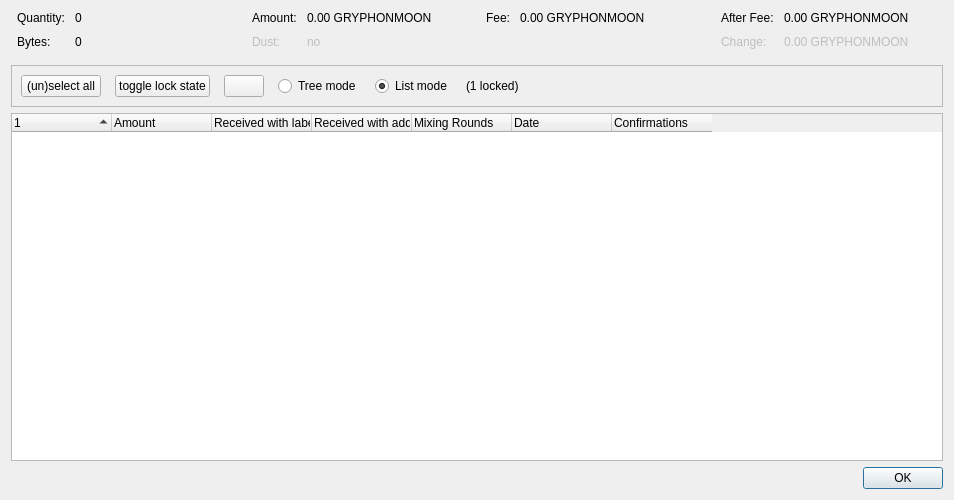
<?xml version="1.0" encoding="UTF-8"?>
<ui version="4.0">
 <class>CoinControlDialog</class>
 <widget class="QDialog" name="CoinControlDialog">
  <property name="geometry">
   <rect>
    <x>0</x>
    <y>0</y>
    <width>954</width>
    <height>500</height>
   </rect>
  </property>
  <property name="windowTitle">
   <string>Coin Selection</string>
  </property>
  <layout class="QVBoxLayout" name="verticalLayout">
   <item>
    <layout class="QHBoxLayout" name="horizontalLayoutTop" stretch="0,0,0,0">
     <property name="topMargin">
      <number>0</number>
     </property>
     <property name="bottomMargin">
      <number>10</number>
     </property>
     <item>
      <layout class="QFormLayout" name="formLayoutCoinControl1">
       <property name="horizontalSpacing">
        <number>10</number>
       </property>
       <property name="verticalSpacing">
        <number>10</number>
       </property>
       <property name="leftMargin">
        <number>6</number>
       </property>
       <property name="rightMargin">
        <number>6</number>
       </property>
       <item row="0" column="0">
        <widget class="QLabel" name="labelCoinControlQuantityText">
         <property name="text">
          <string>Quantity:</string>
         </property>
        </widget>
       </item>
       <item row="0" column="1">
        <widget class="QLabel" name="labelCoinControlQuantity">
         <property name="cursor">
          <cursorShape>IBeamCursor</cursorShape>
         </property>
         <property name="contextMenuPolicy">
          <enum>Qt::ActionsContextMenu</enum>
         </property>
         <property name="text">
          <string notr="true">0</string>
         </property>
         <property name="textInteractionFlags">
          <set>Qt::LinksAccessibleByMouse|Qt::TextSelectableByKeyboard|Qt::TextSelectableByMouse</set>
         </property>
        </widget>
       </item>
       <item row="1" column="0">
        <widget class="QLabel" name="labelCoinControlBytesText">
         <property name="text">
          <string>Bytes:</string>
         </property>
        </widget>
       </item>
       <item row="1" column="1">
        <widget class="QLabel" name="labelCoinControlBytes">
         <property name="cursor">
          <cursorShape>IBeamCursor</cursorShape>
         </property>
         <property name="contextMenuPolicy">
          <enum>Qt::ActionsContextMenu</enum>
         </property>
         <property name="text">
          <string notr="true">0</string>
         </property>
         <property name="textInteractionFlags">
          <set>Qt::LinksAccessibleByMouse|Qt::TextSelectableByKeyboard|Qt::TextSelectableByMouse</set>
         </property>
        </widget>
       </item>
      </layout>
     </item>
     <item>
      <layout class="QFormLayout" name="formLayoutCoinControl2">
       <property name="horizontalSpacing">
        <number>10</number>
       </property>
       <property name="verticalSpacing">
        <number>10</number>
       </property>
       <property name="leftMargin">
        <number>6</number>
       </property>
       <property name="rightMargin">
        <number>6</number>
       </property>
       <item row="0" column="0">
        <widget class="QLabel" name="labelCoinControlAmountText">
         <property name="text">
          <string>Amount:</string>
         </property>
        </widget>
       </item>
       <item row="0" column="1">
        <widget class="QLabel" name="labelCoinControlAmount">
         <property name="cursor">
          <cursorShape>IBeamCursor</cursorShape>
         </property>
         <property name="contextMenuPolicy">
          <enum>Qt::ActionsContextMenu</enum>
         </property>
         <property name="text">
          <string notr="true">0.00 GRYPHONMOON</string>
         </property>
         <property name="textInteractionFlags">
          <set>Qt::LinksAccessibleByMouse|Qt::TextSelectableByKeyboard|Qt::TextSelectableByMouse</set>
         </property>
        </widget>
       </item>
       <item row="1" column="0">
        <widget class="QLabel" name="labelCoinControlLowOutputText">
         <property name="enabled">
          <bool>false</bool>
         </property>
         <property name="text">
          <string>Dust:</string>
         </property>
        </widget>
       </item>
       <item row="1" column="1">
        <widget class="QLabel" name="labelCoinControlLowOutput">
         <property name="enabled">
          <bool>false</bool>
         </property>
         <property name="cursor">
          <cursorShape>IBeamCursor</cursorShape>
         </property>
         <property name="contextMenuPolicy">
          <enum>Qt::ActionsContextMenu</enum>
         </property>
         <property name="text">
          <string notr="true">no</string>
         </property>
         <property name="textInteractionFlags">
          <set>Qt::LinksAccessibleByMouse|Qt::TextSelectableByKeyboard|Qt::TextSelectableByMouse</set>
         </property>
        </widget>
       </item>
      </layout>
     </item>
     <item>
      <layout class="QFormLayout" name="formLayoutCoinControl3">
       <property name="horizontalSpacing">
        <number>10</number>
       </property>
       <property name="verticalSpacing">
        <number>10</number>
       </property>
       <property name="leftMargin">
        <number>6</number>
       </property>
       <property name="rightMargin">
        <number>6</number>
       </property>
       <item row="0" column="0">
        <widget class="QLabel" name="labelCoinControlFeeText">
         <property name="text">
          <string>Fee:</string>
         </property>
        </widget>
       </item>
       <item row="0" column="1">
        <widget class="QLabel" name="labelCoinControlFee">
         <property name="cursor">
          <cursorShape>IBeamCursor</cursorShape>
         </property>
         <property name="contextMenuPolicy">
          <enum>Qt::ActionsContextMenu</enum>
         </property>
         <property name="text">
          <string notr="true">0.00 GRYPHONMOON</string>
         </property>
         <property name="textInteractionFlags">
          <set>Qt::LinksAccessibleByMouse|Qt::TextSelectableByKeyboard|Qt::TextSelectableByMouse</set>
         </property>
        </widget>
       </item>
      </layout>
     </item>
     <item>
      <layout class="QFormLayout" name="formLayoutCoinControl4">
       <property name="horizontalSpacing">
        <number>10</number>
       </property>
       <property name="verticalSpacing">
        <number>10</number>
       </property>
       <property name="leftMargin">
        <number>6</number>
       </property>
       <property name="rightMargin">
        <number>6</number>
       </property>
       <item row="0" column="0">
        <widget class="QLabel" name="labelCoinControlAfterFeeText">
         <property name="text">
          <string>After Fee:</string>
         </property>
        </widget>
       </item>
       <item row="0" column="1">
        <widget class="QLabel" name="labelCoinControlAfterFee">
         <property name="cursor">
          <cursorShape>IBeamCursor</cursorShape>
         </property>
         <property name="contextMenuPolicy">
          <enum>Qt::ActionsContextMenu</enum>
         </property>
         <property name="text">
          <string notr="true">0.00 GRYPHONMOON</string>
         </property>
         <property name="textInteractionFlags">
          <set>Qt::LinksAccessibleByMouse|Qt::TextSelectableByKeyboard|Qt::TextSelectableByMouse</set>
         </property>
        </widget>
       </item>
       <item row="1" column="0">
        <widget class="QLabel" name="labelCoinControlChangeText">
         <property name="enabled">
          <bool>false</bool>
         </property>
         <property name="text">
          <string>Change:</string>
         </property>
        </widget>
       </item>
       <item row="1" column="1">
        <widget class="QLabel" name="labelCoinControlChange">
         <property name="enabled">
          <bool>false</bool>
         </property>
         <property name="cursor">
          <cursorShape>IBeamCursor</cursorShape>
         </property>
         <property name="contextMenuPolicy">
          <enum>Qt::ActionsContextMenu</enum>
         </property>
         <property name="text">
          <string notr="true">0.00 GRYPHONMOON</string>
         </property>
         <property name="textInteractionFlags">
          <set>Qt::LinksAccessibleByMouse|Qt::TextSelectableByKeyboard|Qt::TextSelectableByMouse</set>
         </property>
        </widget>
       </item>
      </layout>
     </item>
    </layout>
   </item>
   <item>
    <widget class="QFrame" name="frame">
     <property name="minimumSize">
      <size>
       <width>0</width>
       <height>40</height>
      </size>
     </property>
     <property name="frameShape">
      <enum>QFrame::StyledPanel</enum>
     </property>
     <property name="frameShadow">
      <enum>QFrame::Sunken</enum>
     </property>
     <layout class="QHBoxLayout" name="horizontalLayout">
      <item>
       <layout class="QHBoxLayout" name="horizontalLayoutPanel" stretch="0,0,0,0,0,0,0">
        <property name="spacing">
         <number>14</number>
        </property>
        <item>
         <widget class="QPushButton" name="pushButtonSelectAll">
          <property name="sizePolicy">
           <sizepolicy hsizetype="Maximum" vsizetype="Fixed">
            <horstretch>0</horstretch>
            <verstretch>0</verstretch>
           </sizepolicy>
          </property>
          <property name="text">
           <string>(un)select all</string>
          </property>
          <property name="autoDefault">
           <bool>false</bool>
          </property>
         </widget>
        </item>
        <item>
         <widget class="QPushButton" name="pushButtonToggleLock">
          <property name="sizePolicy">
           <sizepolicy hsizetype="Maximum" vsizetype="Fixed">
            <horstretch>0</horstretch>
            <verstretch>0</verstretch>
           </sizepolicy>
          </property>
          <property name="text">
           <string>toggle lock state</string>
          </property>
          <property name="autoDefault">
           <bool>false</bool>
          </property>
         </widget>
        </item>
        <item>
         <widget class="QPushButton" name="hideButton">
          <property name="sizePolicy">
           <sizepolicy hsizetype="Maximum" vsizetype="Fixed">
            <horstretch>0</horstretch>
            <verstretch>0</verstretch>
           </sizepolicy>
          </property>
          <property name="text">
           <string/>
          </property>
          <property name="autoDefault">
           <bool>false</bool>
          </property>
         </widget>
        </item>
        <item>
         <widget class="QRadioButton" name="radioTreeMode">
          <property name="sizePolicy">
           <sizepolicy hsizetype="Maximum" vsizetype="Fixed">
            <horstretch>0</horstretch>
            <verstretch>0</verstretch>
           </sizepolicy>
          </property>
          <property name="text">
           <string>Tree mode</string>
          </property>
         </widget>
        </item>
        <item>
         <widget class="QRadioButton" name="radioListMode">
          <property name="sizePolicy">
           <sizepolicy hsizetype="Maximum" vsizetype="Fixed">
            <horstretch>0</horstretch>
            <verstretch>0</verstretch>
           </sizepolicy>
          </property>
          <property name="text">
           <string>List mode</string>
          </property>
          <property name="checked">
           <bool>true</bool>
          </property>
         </widget>
        </item>
        <item>
         <widget class="QLabel" name="labelLocked">
          <property name="text">
           <string>(1 locked)</string>
          </property>
         </widget>
        </item>
        <item>
         <spacer name="horizontalSpacer">
          <property name="orientation">
           <enum>Qt::Horizontal</enum>
          </property>
          <property name="sizeHint" stdset="0">
           <size>
            <width>40</width>
            <height>20</height>
           </size>
          </property>
         </spacer>
        </item>
       </layout>
      </item>
     </layout>
    </widget>
   </item>
   <item>
    <widget class="CoinControlTreeWidget" name="treeWidget">
     <property name="contextMenuPolicy">
      <enum>Qt::CustomContextMenu</enum>
     </property>
     <property name="sortingEnabled">
      <bool>false</bool>
     </property>
     <property name="columnCount">
      <number>7</number>
     </property>
     <attribute name="headerShowSortIndicator" stdset="0">
      <bool>true</bool>
     </attribute>
     <attribute name="headerStretchLastSection">
      <bool>false</bool>
     </attribute>
     <column>
      <property name="text">
       <string/>
      </property>
     </column>
     <column>
      <property name="text">
       <string>Amount</string>
      </property>
     </column>
     <column>
      <property name="text">
       <string>Received with label</string>
      </property>
     </column>
     <column>
      <property name="text">
       <string>Received with address</string>
      </property>
     </column>
     <column>
      <property name="text">
       <string>Mixing Rounds</string>
      </property>
     </column>
     <column>
      <property name="text">
       <string>Date</string>
      </property>
     </column>
     <column>
      <property name="text">
       <string>Confirmations</string>
      </property>
      <property name="toolTip">
       <string>Confirmed</string>
      </property>
     </column>
    </widget>
   </item>
   <item>
    <widget class="QDialogButtonBox" name="buttonBox">
     <property name="orientation">
      <enum>Qt::Horizontal</enum>
     </property>
     <property name="standardButtons">
      <set>QDialogButtonBox::Ok</set>
     </property>
    </widget>
   </item>
  </layout>
 </widget>
 <customwidgets>
  <customwidget>
   <class>CoinControlTreeWidget</class>
   <extends>QTreeWidget</extends>
   <header>qt/coincontroltreewidget.h</header>
  </customwidget>
 </customwidgets>
 <resources/>
 <connections/>
</ui>
